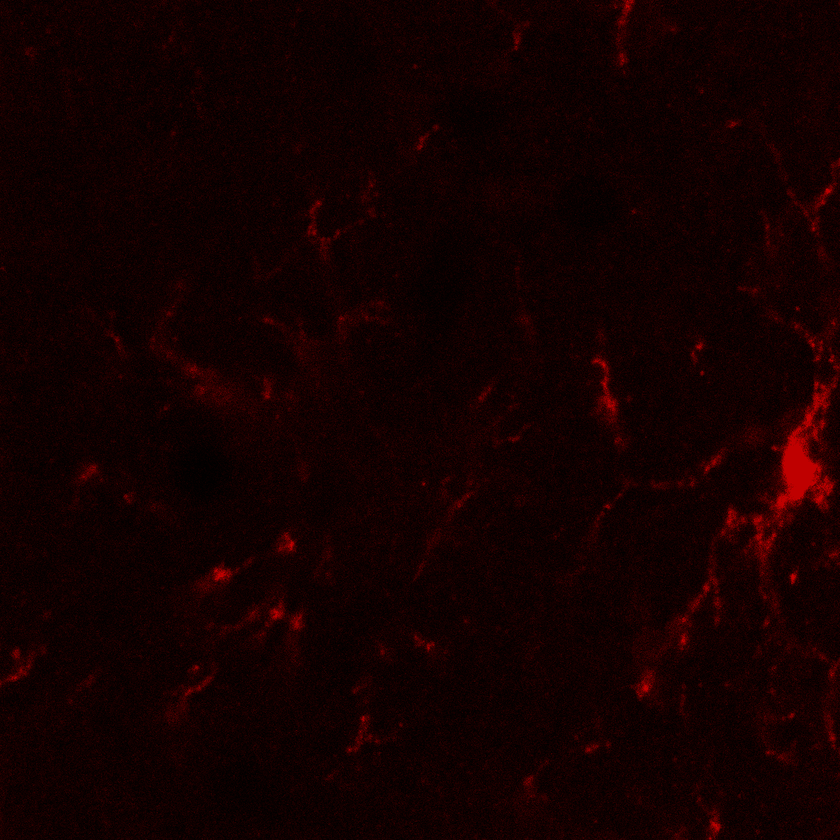
#> input picture OPC_stacks/opc_stack_2/Ctrl_M_1_1_1-Background subtraction-03_h01z01c2.tif, 840 x 840 px, shrunk from 1056 x 1056 before the run; its folder holds only this picture in this run
$ python main.py
#> lines starting #> are read from the running program, lines starting #| are printed output that depends on the picture; after the words box and inside, x2 and y2 are one past the last pixel; in counts of white or black regions, pixels touching at a corner belong together
### OPC_detector.py
import cv2
import numpy as np
import pyvista as pv
from pathlib import Path
# import PVGeo
# import scipy.spatial as ss
import matplotlib.pyplot as plt
from mpl_toolkits.mplot3d import axes3d

# steps
# loop through images
# mask images on red filter
# erode and dilate
# find contours
# save contours to point cloud list
# convert cloud point to mesh
# plot mesh
# calculate volume

# x=0.07um/pixel, y=0.07um/pixel, z=1.0um/layer


class OPCDetector:
    def __init__(self):
        self.img_paths = ...
        self.original_img_shape = ...

        # [7 lines of commented-out code are left out]

        self.min_h = 0  # 0
        self.min_s = 1  # 15
        self.min_v = 50  # 12

        self.max_h = 40  # 12, 25
        self.max_s = 255  # 255
        self.max_v = 255  # 255

        self.x_um_per_px = 0.07
        self.y_um_per_px = 0.07
        self.z_um_per_layer = 0.7

        self.shrink_iterations = 5
        self.shrink_include_threshold = 0.25
        self.shrink_factor = ...

        self.roi = ...

    @staticmethod
    def do_nothing(*args):
        pass

    # [44 lines left out: function find_hsv_values, not called in this run]

    def get_mask(self, img, show:bool = False):
        """
        Get a mask based on the HSV limits. Perform image processing to clean up mask
        :param img: raw image
        :param show: show image or not
        :return:
        """
        img = cv2.cvtColor(img, cv2.COLOR_BGR2HSV)
        img = cv2.inRange(img, (self.min_h, self.min_s, self.min_v), (self.max_h, self.max_s, self.max_v))

        img = self.reduce_noise(mask=img)

        if show:
            self.show_image(img=img)

        return img

    @staticmethod
    def reduce_noise(mask):
        """
        Clean up mask. Remove noise
        :param mask:
        :return:
        """
        kernel_close = cv2.getStructuringElement(cv2.MORPH_RECT, (7, 7))
        kernel_open = cv2.getStructuringElement(cv2.MORPH_RECT, (7, 7))

        mask = cv2.morphologyEx(mask, cv2.MORPH_CLOSE, kernel_close)
        mask = cv2.morphologyEx(mask, cv2.MORPH_OPEN, kernel_open)

        return mask

    # [86 lines left out: functions find_contours, get_point_cloud, convert_point_cloud_to_mesh, calculate_layer_volume, show_image, not called in this run]

    def select_roi(self, img):
        img = img * 255
        # self.show_image(img=img, name='select ROI')
        x, y, w, h = cv2.selectROI(windowName='select ROI', img=img, showCrosshair=False, fromCenter=False)

        roi_mask = np.zeros(shape=img.shape, dtype='uint8')
        roi_mask[y:y+h, x:x+w] = 255

        self.roi = roi_mask

        cv2.destroyAllWindows()

    # https: // stackoverflow.com / questions / 10685654 / reduce - resolution - of - array - through - summation
    def shrink(self, data, iterations: int):
        """
        Finds the multiples of the data size.
        Creates a smaller array by averaging the original data array.
        :param data:
        :param iterations: How many times to shrink the data. Occurs in multiples of data size
        :return:
        """
        multiples = [i for i in range(1, data.shape[0] + 1) if data.shape[0] % i == 0]
        max_iterations = len(multiples) - 1
        if iterations > max_iterations:
            iterations = max_iterations
        self.shrink_factor = multiples[-(iterations + 1)]    # +1 because last element in array is original size
        rows = self.shrink_factor
        cols = rows
        return data.reshape(rows, int(data.shape[0] / rows), cols, int(data.shape[1] / cols)).mean(axis=3).mean(axis=1).astype(np.uint8)

    # https: // stackoverflow.com / questions / 42611342 / representing - voxels - with-matplotlib
    # [49 lines left out: function plot_voxels, not called in this run]

    def get_volume_from_stack(self, stack_name: str):
        directory = Path.cwd()
        self.img_paths = list(Path(directory, 'OPC_stacks', stack_name).glob('*.tif'))

        if len(self.img_paths) == 0:
            return 0

        # point_cloud_data = []
        # layer_count = 0

        mask_of_all_layers = None
        images = []
        masks = []
        total_volume = 0

        for path in self.img_paths:
            img = cv2.imread(str(path))

            mask = self.get_mask(img)

            self.original_img_shape = mask.shape

            mask = self.shrink(mask, iterations=self.shrink_iterations)
            mask = mask / 255
            mask = (mask > self.shrink_include_threshold).astype(np.uint8)

            masks.append(mask)
            images.append(img)

            if mask_of_all_layers is None:
                mask_of_all_layers = mask
            else:
                mask_of_all_layers |= mask

        # [6 lines of commented-out code are left out]

        self.select_roi(mask_of_all_layers)

        mask_of_all_layers &= self.roi

        self.show_image(mask_of_all_layers*255)

        for mask in masks:
            mask &= self.roi

        # self.plot_voxels(masks)

        for index, mask in enumerate(masks):
            # mask &= self.roi
            masks[index] = mask
            # self.show_image(img=mask)
            total_volume += self.calculate_layer_volume(mask=mask)

        # point_cloud = self.get_point_cloud(images=images, masks=masks, show=True)

        print(f'Cell volume = {int(total_volume)} um^3')

        print('done')

### main.py
from OPC_detector import OPCDetector


def main():
    opc_predictor = OPCDetector()
    volume = opc_predictor.get_volume_from_stack('opc_stack_2')
#> in get_volume_from_stack, img is the input picture: shape (840, 840, 3); mean B, G, R 0, 0, 20
#> in get_mask, `img = cv2.inRange(img, (self.min_h, self.min_s, self.min_v), (self.max..`:
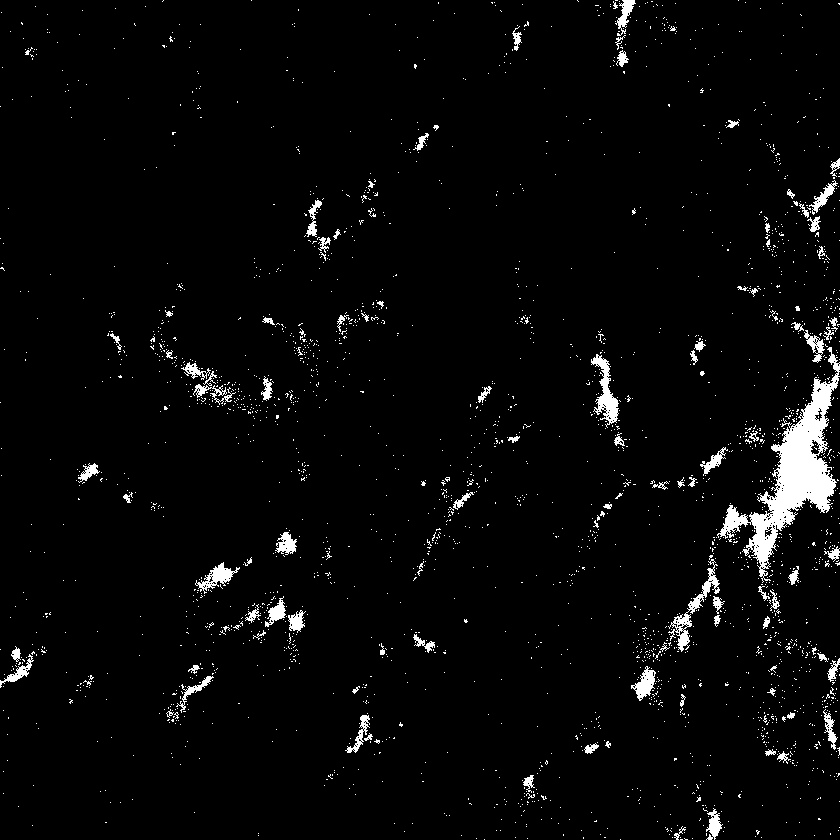
#> img: shape (840, 840); 3.2% white; 2559 white regions (2458 under 20 px), largest, box (x1, y1, x2, y2) and area: (717, 347, 840, 583) 7121, (668, 559, 720, 652) 826, (591, 354, 619, 428) 802
#> in reduce_noise, `mask = cv2.morphologyEx(mask, cv2.MORPH_CLOSE, kernel_close)`:
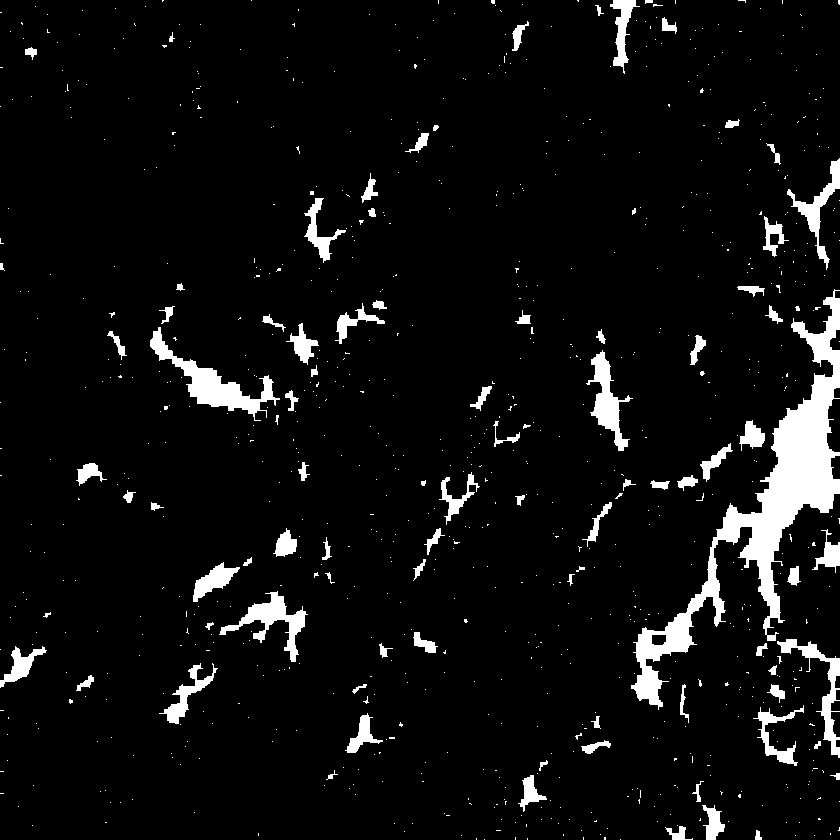
#> mask: shape (840, 840); 5.9% white; 879 white regions (789 under 20 px), largest, box (x1, y1, x2, y2) and area: (631, 289, 840, 710) 15371, (150, 327, 280, 421) 2784, (219, 591, 308, 662) 1701
#> in reduce_noise, `mask = cv2.morphologyEx(mask, cv2.MORPH_OPEN, kernel_open)`:
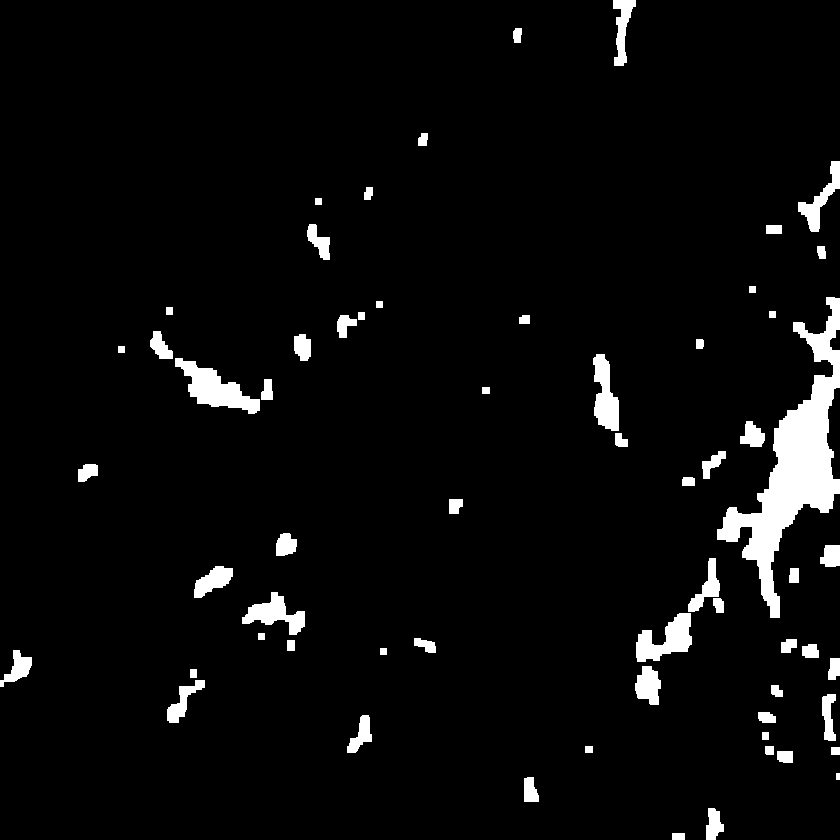
#> mask: shape (840, 840); 4.4% white; 63 white regions, largest, box (x1, y1, x2, y2) and area: (717, 297, 840, 618) 11484, (175, 358, 260, 414) 2030, (636, 613, 692, 662) 1518
#> in shrink, `return data.reshape(rows, int(data.shape[0] / rows), cols, int(data.sh..`:
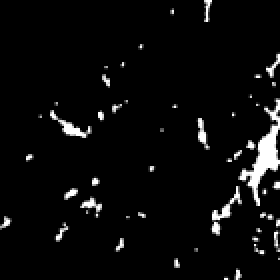
#> returned value: shape (140, 140) (shown 2 times larger); min 0, max 255, mean 11.3
#> in get_volume_from_stack, `mask = (mask > self.shrink_include_threshold).astype(np.uint8)`:
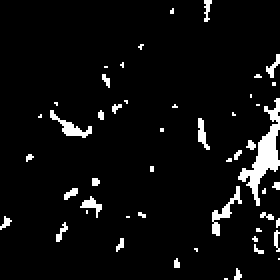
#> mask: shape (140, 140) (shown 2 times larger); values 0 (black) and 1 (white), 5.4% white; 50 white regions (40 under 20 px), largest, box (x1, y1, x2, y2) and area: (119, 49, 140, 103) 356, (106, 93, 121, 118) 98, (25, 55, 46, 69) 90
    print(volume)


if __name__ == '__main__':
#> (the run stopped early here; a loop or call above may not have finished)

$ run again, on OPC_stacks/opc_stack_2/Ctrl_M_1_1_1-Background subtraction-03_h01z05c2.tif
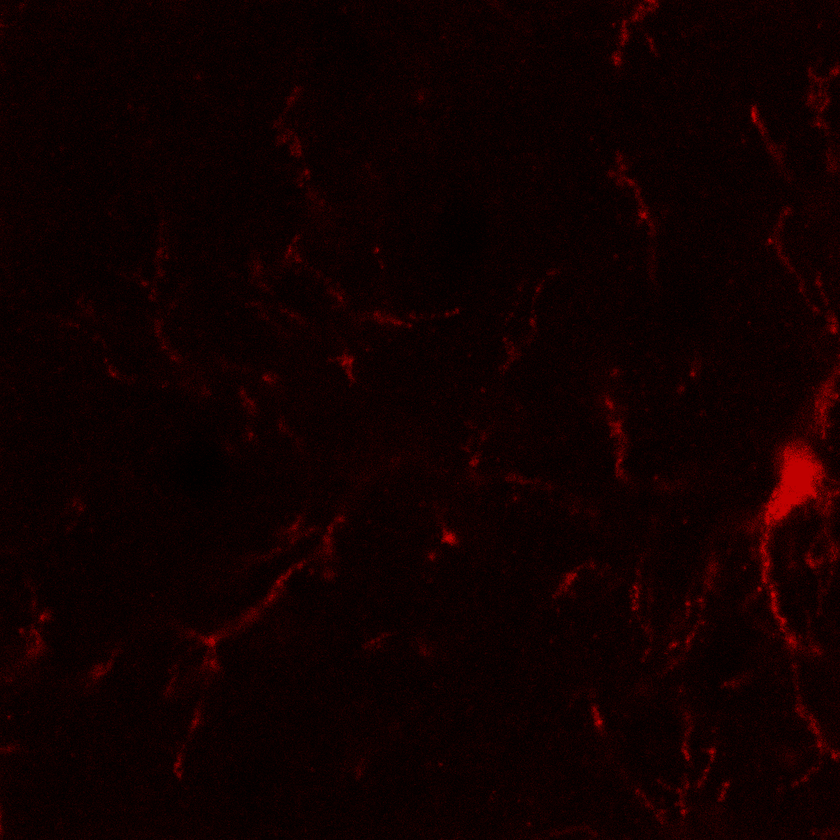
#> input picture OPC_stacks/opc_stack_2/Ctrl_M_1_1_1-Background subtraction-03_h01z05c2.tif, 840 x 840 px, shrunk from 1056 x 1056 before the run
#> in get_volume_from_stack, img is the input picture: shape (840, 840, 3); mean B, G, R 0, 0, 16.6
#> in get_mask, `img = cv2.inRange(img, (self.min_h, self.min_s, self.min_v), (self.max..`:
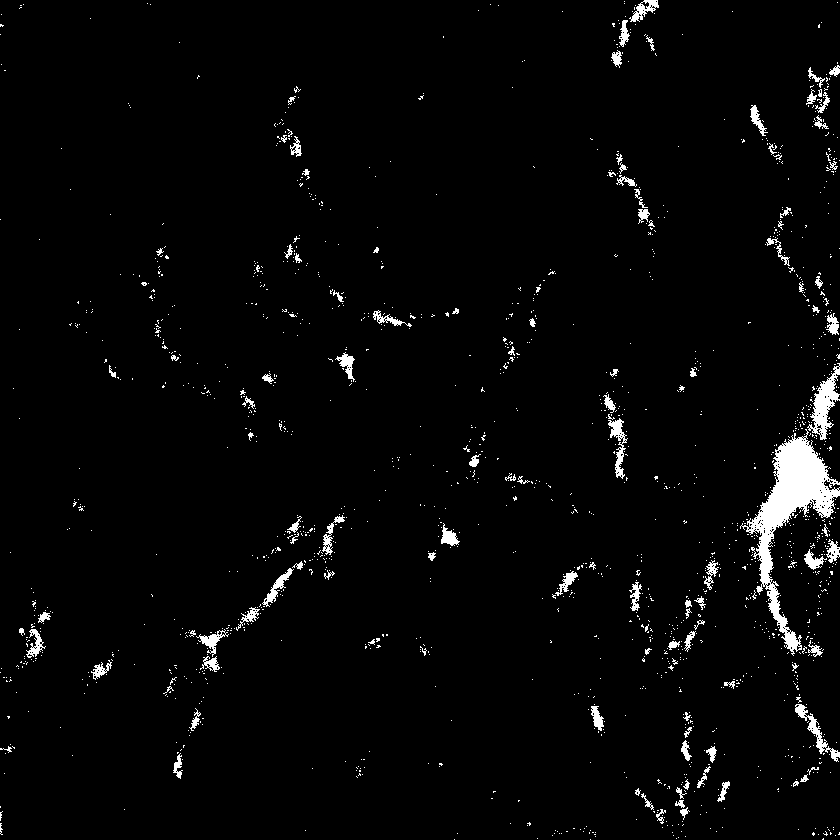
#> img: shape (840, 840); 2.7% white; 1578 white regions (1464 under 20 px), largest, box (x1, y1, x2, y2) and area: (740, 429, 840, 656) 5826, (807, 363, 840, 440) 997, (795, 704, 840, 762) 498
#> in get_volume_from_stack, `mask = (mask > self.shrink_include_threshold).astype(np.uint8)`:
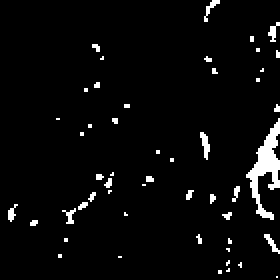
#> mask: shape (140, 140) (shown 2 times larger); values 0 (black) and 1 (white), 4% white; 51 white regions (44 under 20 px), largest, box (x1, y1, x2, y2) and area: (123, 59, 140, 110) 332, (100, 66, 105, 80) 38, (102, 0, 110, 11) 28

$ run again, on OPC_stacks/opc_stack_2/Ctrl_M_1_1_1-Background subtraction-03_h01z06c2.tif
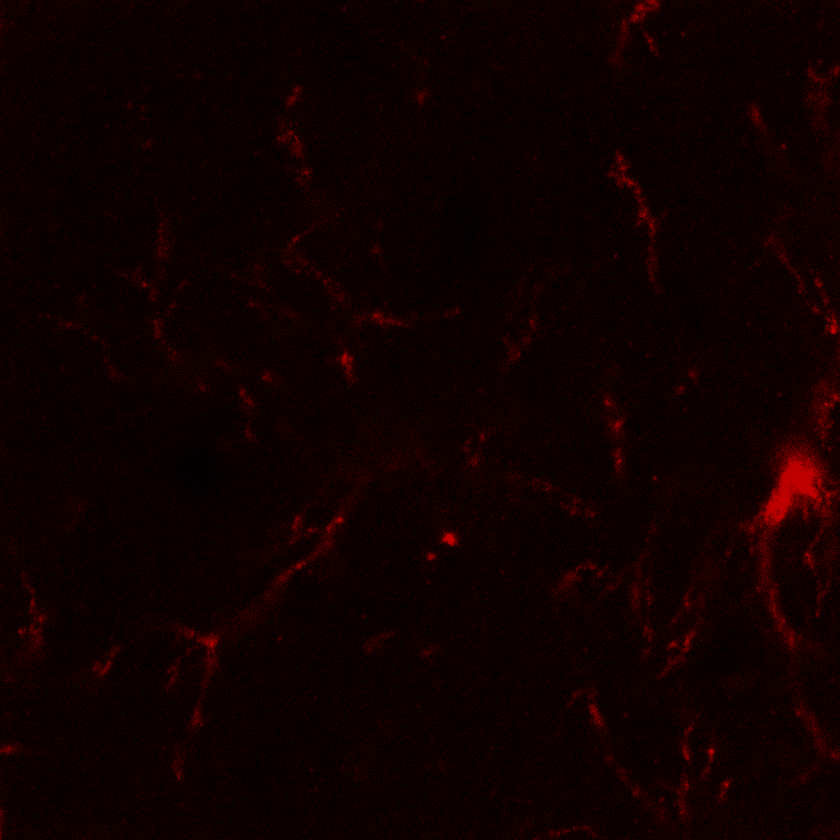
#> input picture OPC_stacks/opc_stack_2/Ctrl_M_1_1_1-Background subtraction-03_h01z06c2.tif, 840 x 840 px, shrunk from 1056 x 1056 before the run
#> in get_volume_from_stack, img is the input picture: shape (840, 840, 3); mean B, G, R 0, 0, 15.9
#> in get_mask, `img = cv2.inRange(img, (self.min_h, self.min_s, self.min_v), (self.max..`:
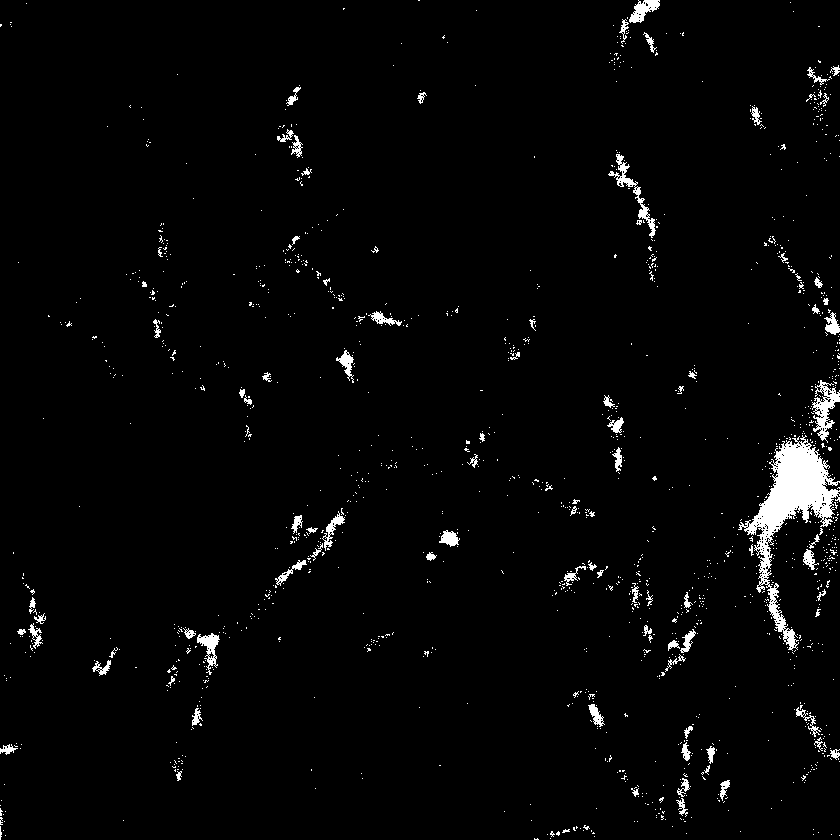
#> img: shape (840, 840); 2.4% white; 1431 white regions (1340 under 20 px), largest, box (x1, y1, x2, y2) and area: (738, 435, 840, 651) 5770, (812, 380, 840, 443) 744, (608, 154, 656, 238) 600
#> in get_volume_from_stack, `mask = (mask > self.shrink_include_threshold).astype(np.uint8)`:
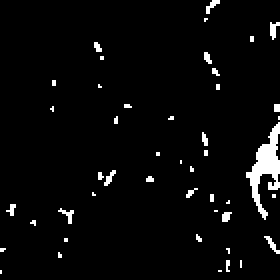
#> mask: shape (140, 140) (shown 2 times larger); values 0 (black) and 1 (white), 3.7% white; 46 white regions (40 under 20 px), largest, box (x1, y1, x2, y2) and area: (123, 61, 140, 110) 326, (135, 11, 140, 20) 26, (29, 104, 37, 112) 24, (132, 118, 140, 127) 24, (103, 0, 110, 7) 22, (52, 85, 58, 93) 21
